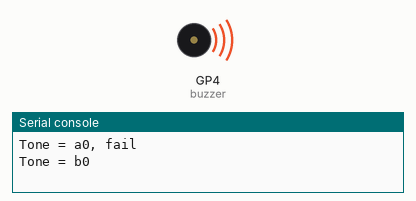
This program was run on a simulated Raspberry Pi Pico running MicroPython. On the bench: buzzer (waves = sounding), the last lines printed to the serial console. At 104.0 s the program stops and its outputs stay as they are.

Above: at 0.5 s.
At 1.5 s:
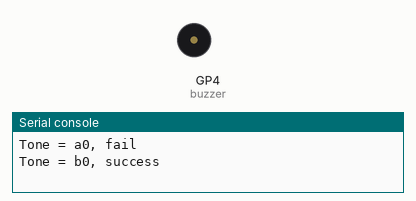
Timing chart, 0 to 3.0 s (numbered marks = the images above):
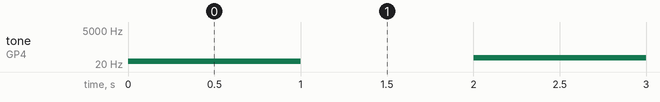

The program:

BuzzerTonePlay.py
```python
# picozero 패키지에서 Speaker 임포트
from picozero import Speaker
# time 모듈에서 sleep 함수를 임포트하여 시간 지연 사용
from time import sleep

# Speaker 객체 생성, GPIO 4번 핀에 연결된 부저를 제어
buzzer = Speaker(4)

# 옥타브 범위를 설정하여 반복 (3옥타브에서 5옥타브까지)
for octave in range( 0, 9 ):
    # 도레미파솔라시 (ABCDEFG) 음계 순서대로 실행
    for scale in "abcdefg":
        try:
            # 부저 끄기
            buzzer.off()
            # 현재 음계를 나타내는 문자열을 생성 (예: C4, D4, 등)
            tone = f"{scale}{octave}"
            # 재생 중인 음계를 콘솔에 출력
            print("Tone =", tone, end="" )
            # 부저에서 해당 음계의 톤을 재생
            buzzer.play(tone, duration=1)
            print( ", success" )
            # 1초 동안 톤을 유지
            sleep(1)
        except:
            # 예외 발생 시 패스 (예: 잘못된 음계가 있을 경우)
            print( ", fail" )
            pass
        pass
    pass
pass

buzzer.close() # 부저 자원 정리
```

Measured:
- by itself, tone on GP4 (buzzer): plays 31 Hz for 1.0 s, 55 Hz for 1.0 s, 62 Hz for 1.0 s, 33 Hz for 1.0 s, 37 Hz for 1.0 s, 41 Hz for 1.0 s … (52 notes in this stretch)
